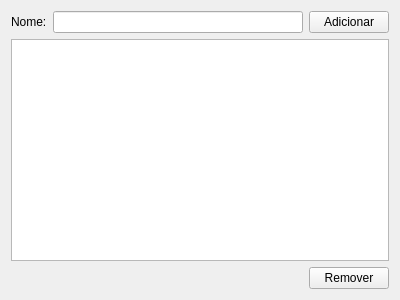
<?xml version="1.0" encoding="UTF-8"?>
<ui version="4.0">
 <class>Widget</class>
 <widget class="QWidget" name="Widget">
  <property name="geometry">
   <rect>
    <x>0</x>
    <y>0</y>
    <width>400</width>
    <height>300</height>
   </rect>
  </property>
  <property name="windowTitle">
   <string>Widget</string>
  </property>
  <layout class="QVBoxLayout" name="verticalLayout">
   <item>
    <layout class="QHBoxLayout" name="horizontalLayout">
     <item>
      <layout class="QHBoxLayout" name="horizontalLayout_2">
       <item>
        <widget class="QLabel" name="Label">
         <property name="text">
          <string>Nome:</string>
         </property>
        </widget>
       </item>
       <item>
        <widget class="QLineEdit" name="nome"/>
       </item>
      </layout>
     </item>
     <item>
      <widget class="QPushButton" name="adicionarButton">
       <property name="text">
        <string>Adicionar</string>
       </property>
      </widget>
     </item>
    </layout>
   </item>
   <item>
    <widget class="QListWidget" name="listWidget"/>
   </item>
   <item>
    <layout class="QHBoxLayout" name="horizontalLayout_3">
     <item>
      <spacer name="horizontalSpacer">
       <property name="orientation">
        <enum>Qt::Horizontal</enum>
       </property>
       <property name="sizeHint" stdset="0">
        <size>
         <width>228</width>
         <height>20</height>
        </size>
       </property>
      </spacer>
     </item>
     <item>
      <widget class="QPushButton" name="removerButton">
       <property name="text">
        <string>Remover</string>
       </property>
      </widget>
     </item>
    </layout>
   </item>
  </layout>
 </widget>
 <layoutdefault spacing="6" margin="11"/>
 <resources/>
 <connections/>
</ui>
